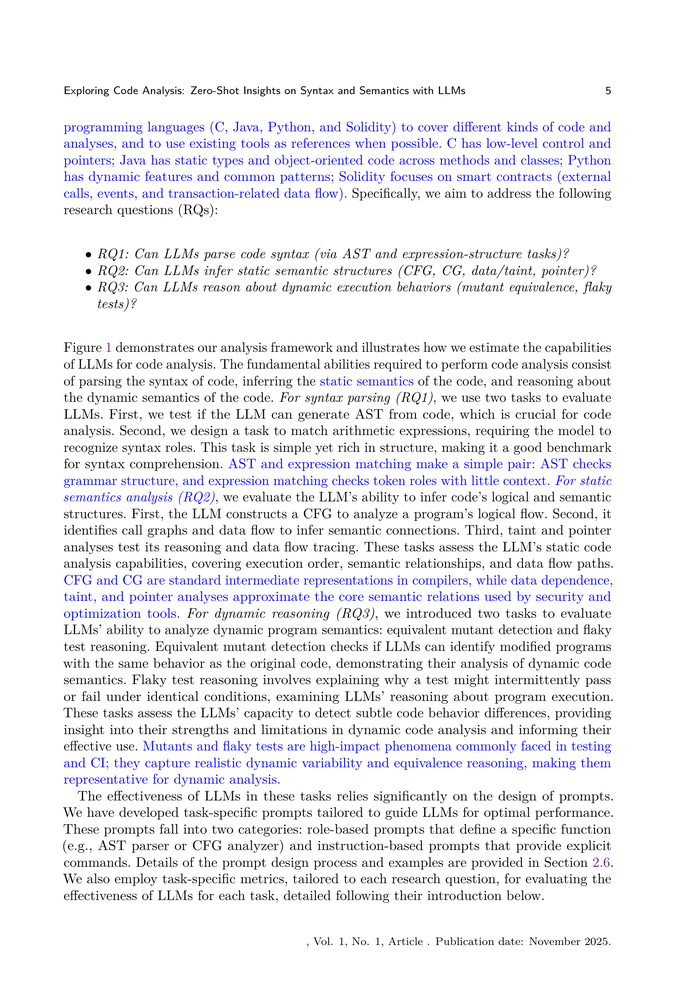
#> input picture assets/paper/page-05.png, 675 x 1000 px, shrunk from 1485 x 2200 before the run; its folder holds 8 pictures in this run
$ python crop_figs.py
#> lines starting #> are read from the running program, lines starting #| are printed output that depends on the picture
from PIL import Image, ImageChops
from pathlib import Path

def auto_crop_to_content(src: Path, dst: Path, pad: int = 16):
#> called with pad = 24
    img = Image.open(src).convert('RGB')
#> img is the input picture: PIL image 675x1000 RGB; mean R, G, B 238.2, 238.2, 242.7
    bg = Image.new('RGB', img.size, (255, 255, 255))
#> bg: PIL image 675x1000 RGB; every value is 255
    diff = ImageChops.difference(img, bg)
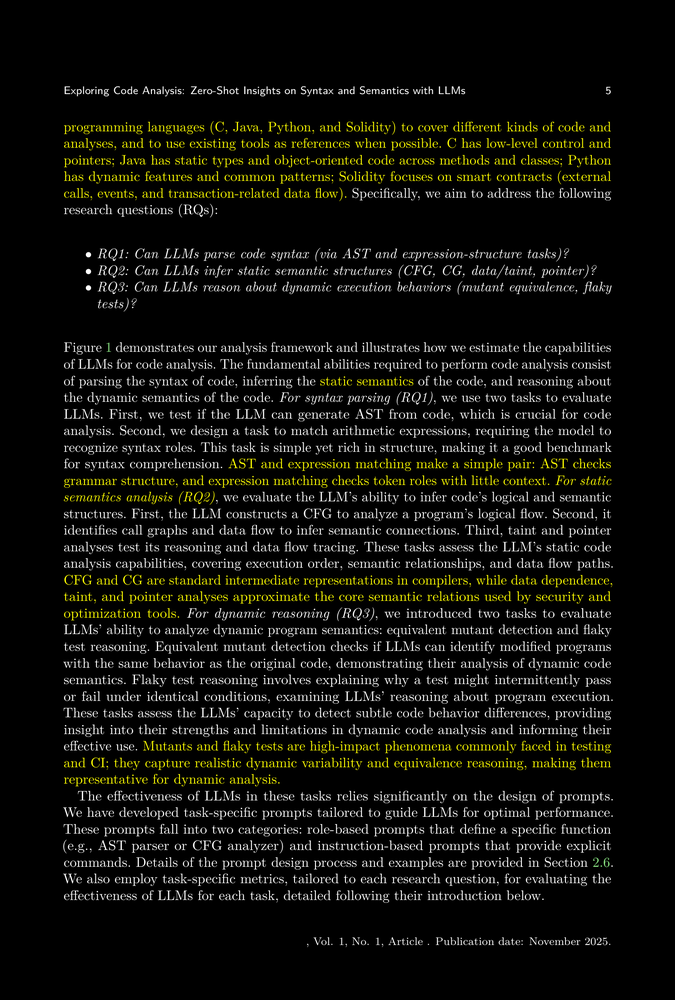
#> diff: PIL image 675x1000 RGB; mean R, G, B 16.8, 16.8, 12.3
    bbox = diff.getbbox()
#> bbox = (61, 83, 615, 950)
    if not bbox:
        # no content detected; save original
        dst.parent.mkdir(parents=True, exist_ok=True)
        img.save(dst)
        return
    left, top, right, bottom = bbox
#> left = 61; top = 83; right = 615; bottom = 950
    # apply padding and clamp
    left = max(0, left - pad)
#> left = 37
    top = max(0, top - pad)
#> top = 59
    right = min(img.width, right + pad)
#> right = 639
    bottom = min(img.height, bottom + pad)
#> bottom = 974
    cropped = img.crop((left, top, right, bottom))
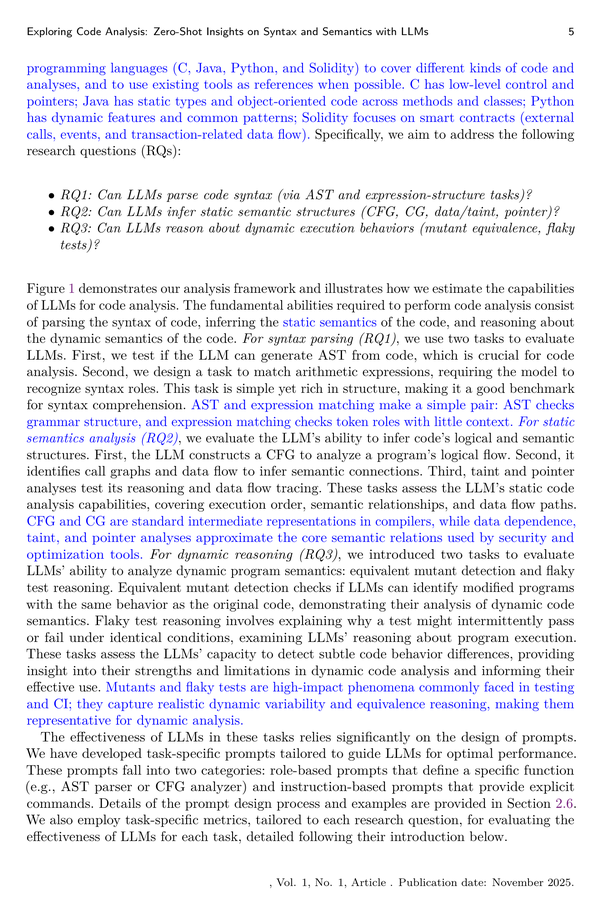
#> cropped: PIL image 602x915 RGB; mean R, G, B 234.5, 234.5, 239.9
    dst.parent.mkdir(parents=True, exist_ok=True)
    cropped.save(dst)

def main():
    base = Path(__file__).resolve().parents[1] / 'assets' / 'paper'
    mapping = {
        'page-05.png': 'fig-teaser.png',
        'page-10.png': 'fig-method.png',
        'page-13.png': 'fig-demo.png',
        'page-19.png': 'fig-video.png',
        'page-20.png': 'fig-experiments.png',
    }
    for src_name, out_name in mapping.items():
        src = base / src_name
        dst = base / out_name
        if not src.exists():
            print(f"warn: {src} not found; skip")
            continue
        auto_crop_to_content(src, dst, pad=24)
        print(f"cropped {src.name} -> {dst.name}")
#> pass 2 of the loop in main, `for src_name, out_name in mapping.items():`:
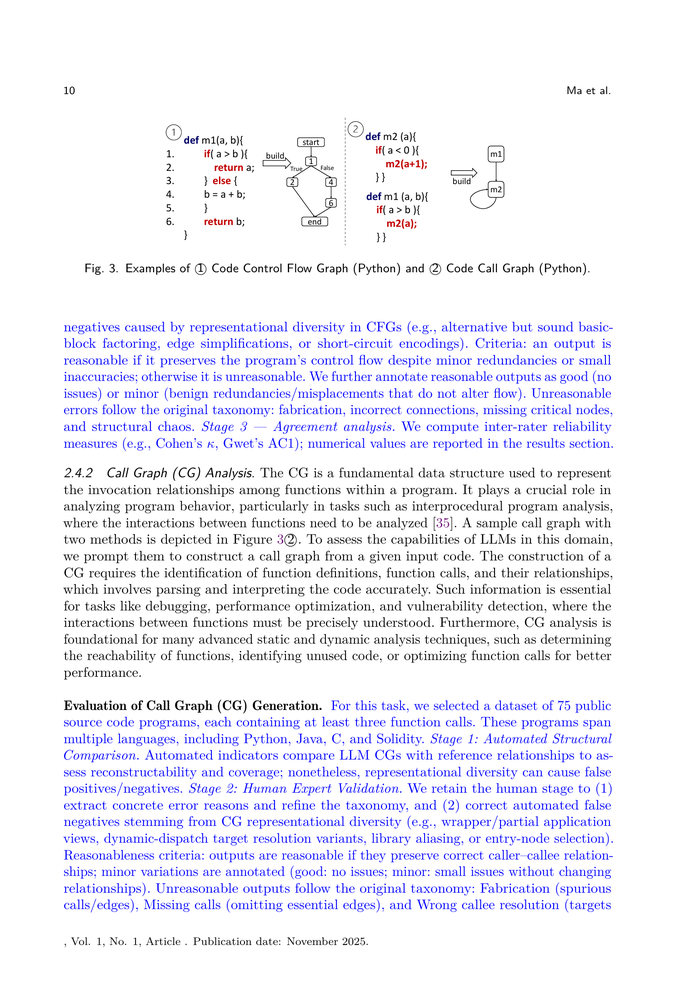
#> input picture assets/paper/page-10.png, 675 x 1000 px, shrunk from 1485 x 2200 before the run
#> in auto_crop_to_content, img is the input picture: PIL image 675x1000 RGB; mean R, G, B 240.5, 240.3, 248.4
#> in auto_crop_to_content (call 2), `diff = ImageChops.difference(img, bg)`:
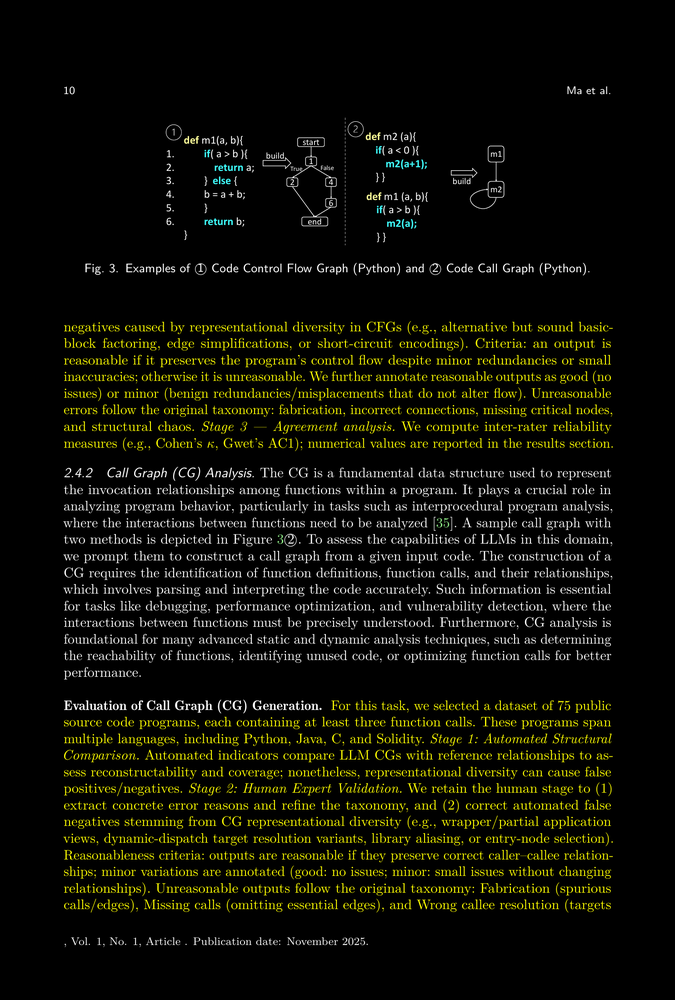
#> diff: PIL image 675x1000 RGB; mean R, G, B 14.5, 14.7, 6.6
#> bbox = (61, 84, 615, 950)
#> in auto_crop_to_content (call 2), `left, top, right, bottom = bbox`: left = 61; top = 84; right = 615; bottom = 950
#> in auto_crop_to_content (call 2), `left = max(0, left - pad)`: left = 37
#> in auto_crop_to_content (call 2), `top = max(0, top - pad)`: top = 60
#> in auto_crop_to_content (call 2), `right = min(img.width, right + pad)`: right = 639
#> in auto_crop_to_content (call 2), `bottom = min(img.height, bottom + pad)`: bottom = 974
#> in auto_crop_to_content (call 2), `cropped = img.crop((left, top, right, bottom))`:
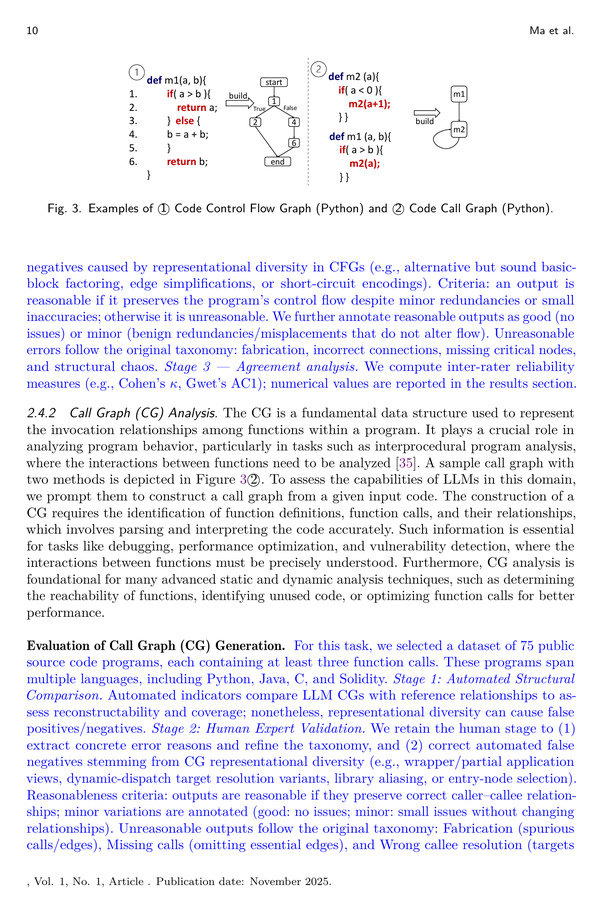
#> cropped: PIL image 602x914 RGB; mean R, G, B 237.2, 237, 246.9

if __name__ == '__main__':
    main()
